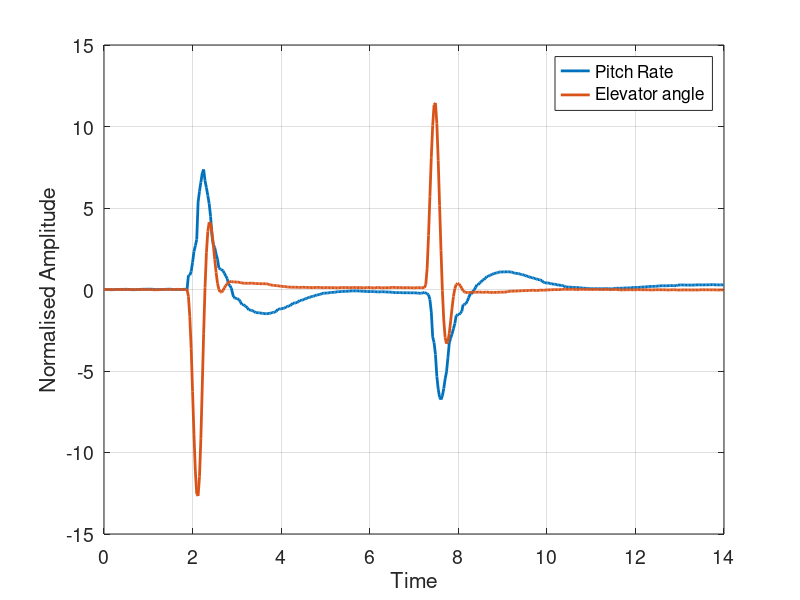

Reproduce this figure in MATLAB. (Note: this script raises an error after producing the figure.)
close all;
% load('Phugoid.mat', '-mat')
% load("Roll-Subs.mat")
% load("Dutch-Roll.mat")
% load("SPPO.mat")
% load('Spiral.mat')
load('SPPO_deltae_to_theta.mat')

s = tf('s');
% num_tf = tf(1, 1);

set(groot, 'defaultLineLineWidth', 2)
set(groot,'defaultAxesFontSize',14)
set(groot,'defaultAxesXGrid','on')
set(groot,'defaultAxesYGrid','on')


long_poles = [
                1.836*exp(1j*(pi - acos(0.441))),
                1.836*exp(1j*(pi + acos(0.441))),
                0.123*exp(1j*(pi + acos(0.066))),
                0.123*exp(1j*(pi - acos(0.066))),
             ];

lat_poles = [
                -1/0.2495,
                1.519*exp(1j*(pi + acos(0.15))),
                1.519*exp(1j*(pi - acos(0.15))),
                1/42.6,
             ];

% figure
% plot(long_poles, "x")
% hold on;
% plot(lat_poles, "x")

long_num = tf(1, real(poly(long_poles)));
lat_num  = tf(1, real(poly(lat_poles)));

q = Ptchrt;
tp = Time;
ele = Elevator;

start = 0.5;

% q = q(tp>start);
% ele= ele(tp>start);
% t = tp(tp>start);

q =q(:) - mean(q(tp<start));
ele = ele(:) - mean(ele(tp<start));
t = tp;
ndat = length(t);
delt = (t(ndat)-t(1))/(ndat-1);
dterrs = diff(t)/delt - 1;

% figure
% plot(t(2:end), dterrs)

figure
plot(t, q, 'DisplayName','Pitch Rate')
hold on;
plot(t, ele, 'DisplayName','Elevator angle')
grid on
ylabel("Normalised Amplitude")
xlabel("Time")
legend
saveas(gcf,'figs/EtoQ_IO','epsc')

%%
freq_lim = 20;
[omega,xfun] = xfer(tp, ele, q);
[coef, xfit] = fitxf(omega, xfun, real(poly(long_poles)), freq_lim, 3);

coef = coef(1:end-1);
num_tf = tf(real(coef), 1);

figure
subplot(2, 1, 1);
semilogy(omega, abs(xfun), 'DisplayName','FFT')
hold on
semilogy(omega, abs(xfit), 'DisplayName','Fit')
xlim([0, freq_lim*1.5])
xlabel("Frequency (\omega) [rads/s]")
ylabel("Magnitude")
xline(freq_lim, '-', ...
    ['\omega_{lim} = ', num2str(freq_lim), ' rads/s'], ...
    'FontSize',16, ...
    'LabelHorizontalAlignment','right', ...
    'LabelVerticalAlignment','top', ...
    'LabelOrientation','horizontal', ...
    'Color', 	"#D95319")
grid on

subplot(2, 1, 2);
plot(omega, angle(xfun))
hold on
plot(omega, angle(xfit))
xlim([0, freq_lim*1.5])
xlabel("Frequency (\omega) [rads/s]")
ylabel("Phase")
xline(freq_lim, '-', ...
    ['\omega_{lim} = ', num2str(freq_lim), ' rads/s'], ...
    'FontSize',16, ...
    'LabelHorizontalAlignment','right', ...
    'LabelVerticalAlignment','top', ...
    'LabelOrientation','horizontal', ...
    'Color', 	"#D95319")
grid on
saveas(gcf,'figs/EtoQ_FFT','epsc')



% num = [1.133, 0.6522, 0.01197];
% EtoAlpha = tf(coef, [1, 1.052, 1.768, 0.01714, 0.01419]);
% EtoAlpha747 = tf(num, [1, 1.052, 1.768, 0.01714, 0.01419]);

% figure
% step(EtoAlpha)
% step(EtoAlpha747)



EtoQ = num_tf * long_num;

pole(EtoQ)
zero(EtoQ)

%%
% figure
% [y, time] = step(EtoQ);
% subplot(2, 1, 1);
% plot(time, abs(y))
% subplot(2, 1, 2);
% plot(time, angle(y))

% figure
% bode(EtoQ)tf(1, real(poly(long_poles)), 1);

% figure
% step(EtoQ)

figure

SPPO = load("SPPO.mat");
Elevator = SPPO.Elevator;
Ptchrt = SPPO.Ptchrt;
% Pt
Time = SPPO.Time;

fixed_ele = SPPO.Elevator - mean(SPPO.Elevator(SPPO.Time < start));
[yy, tt] = lsim(s*EtoQ, fixed_ele, Time);
[n, ~] = size(yy);
start = 0.5;

% yyaxis left
plot(Time, Ptchrt - mean(Ptchrt(Time < start)), 'DisplayName','Pitch Rate')
hold on
plot(tt(1:n-1, 1), yy(1:n-1, 1), 'DisplayName','Simulated')
hold on

% yyaxis right
% plot(Time, Elevator - mean(Elevator(Time < start)), 'DisplayName','Elevator')

legend
ylabel("Amplitude")
xlabel("time")
grid on
saveas(gcf,'figs/EtoQ_Sim','epsc')

figure
% axis('equal');
rlocus(-EtoQ);
grid on;
ylim([-2.5, 2.5])
xlim([-1.5, 0.5])
saveas(gcf,'figs/EtoQ_rlocus','epsc')

figure
bode(EtoQ)
grid("minor")
saveas(gcf,'figs/EtoQ_bode','epsc')



close all;

num =  -coef
den = real(poly(long_poles))

